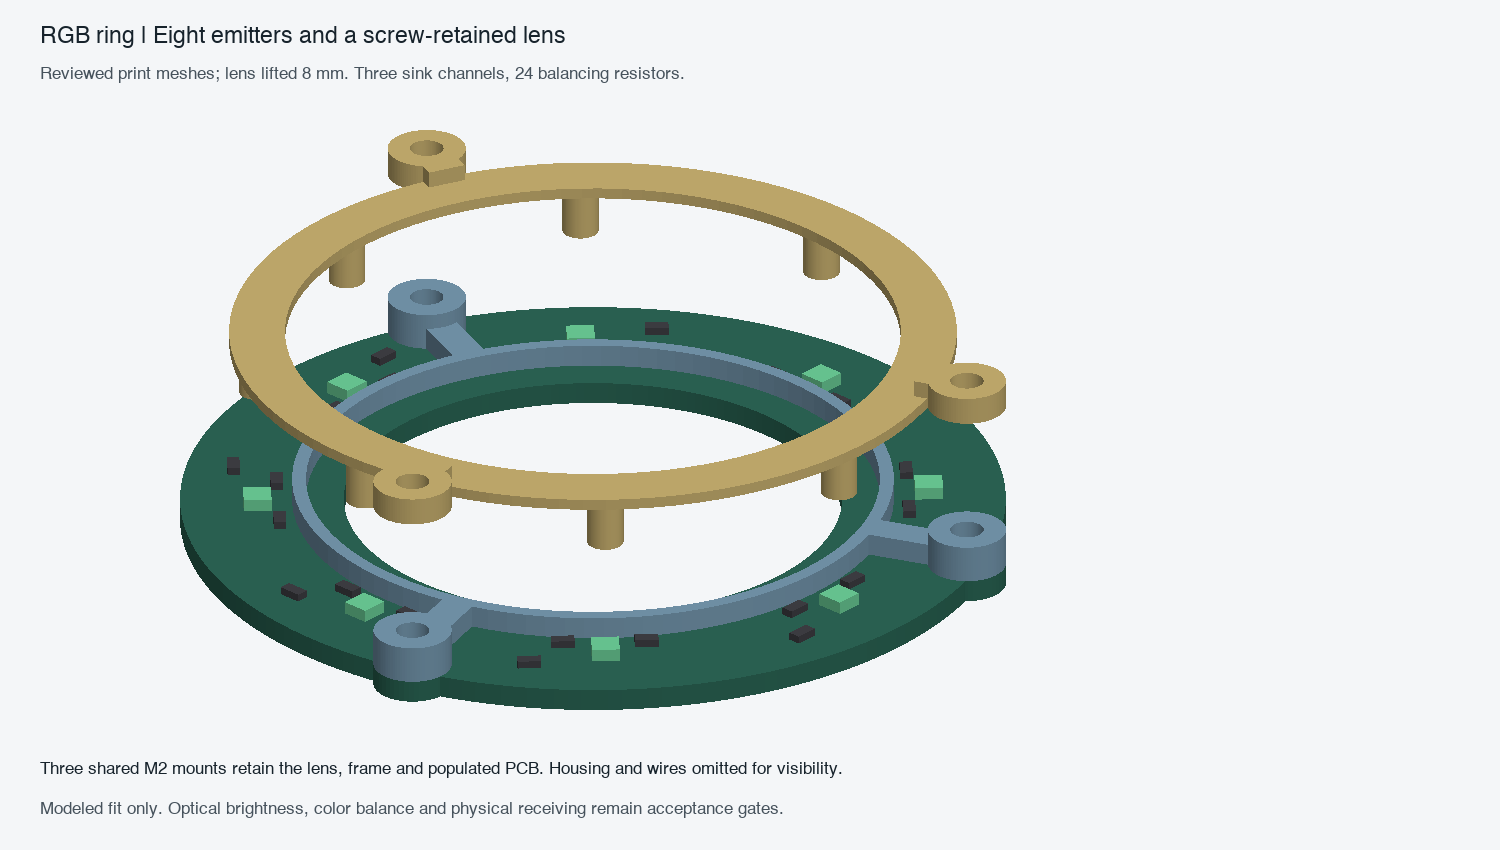

Reproduce this figure in Python.
"""Render exact reviewed STL facets with bounded component reference solids."""
from pathlib import Path
import numpy as np,trimesh
from PIL import Image,ImageDraw,ImageFont
R=Path(__file__).resolve().parent
img=Image.new('RGB',(1500,850),'#f4f6f8');d=ImageDraw.Draw(img)
f=ImageFont.truetype('/System/Library/Fonts/Helvetica.ttc',23);sm=ImageFont.truetype('/System/Library/Fonts/Helvetica.ttc',17)
cam=np.array([.65,-.7,.5]);cam/=np.linalg.norm(cam);right=np.cross([0,0,1],cam);right/=np.linalg.norm(right);up=np.cross(cam,right);basis=np.array([right,up,cam]).T

def render(items,vp):
 pts=np.concatenate([np.asarray(m.vertices)@basis for m,c in items]);lo,hi=pts.min(0),pts.max(0);scale=min(vp[2]/(hi[0]-lo[0]),vp[3]/(hi[1]-lo[1]));faces=[]
 for m,col in items:
  pts=np.asarray(m.vertices)@basis;pts[:,0]=vp[0]+(pts[:,0]-lo[0])*scale;pts[:,1]=vp[1]+(hi[1]-pts[:,1])*scale
  shade=.5+.5*np.maximum(0,m.face_normals@np.array([.5,-.2,.84]))
  for i,face in enumerate(m.faces):
   if m.face_normals[i]@cam>0:faces.append((pts[face,2].mean(),pts[face,:2],tuple(int(c*shade[i])for c in col)))
 pixels=np.array(img);depth=np.full((img.height,img.width),-np.inf)
 for m,col in items:
  pts=np.asarray(m.vertices)@basis;pts[:,0]=vp[0]+(pts[:,0]-lo[0])*scale;pts[:,1]=vp[1]+(hi[1]-pts[:,1])*scale
  shade=.5+.5*np.maximum(0,m.face_normals@np.array([.5,-.2,.84]))
  for i,face in enumerate(m.faces):
   if m.face_normals[i]@cam<=0:continue
   a,b,c=pts[face];den=(b[1]-c[1])*(a[0]-c[0])+(c[0]-b[0])*(a[1]-c[1])
   if abs(den)<1e-10:continue
   xmin=max(0,int(np.floor(min(a[0],b[0],c[0]))));xmax=min(img.width-1,int(np.ceil(max(a[0],b[0],c[0]))));ymin=max(0,int(np.floor(min(a[1],b[1],c[1]))));ymax=min(img.height-1,int(np.ceil(max(a[1],b[1],c[1]))))
   yy,xx=np.mgrid[ymin:ymax+1,xmin:xmax+1];xx=xx+.5;yy=yy+.5
   u=((b[1]-c[1])*(xx-c[0])+(c[0]-b[0])*(yy-c[1]))/den;v=((c[1]-a[1])*(xx-c[0])+(a[0]-c[0])*(yy-c[1]))/den;w=1-u-v;z=u*a[2]+v*b[2]+w*c[2]
   dep=depth[ymin:ymax+1,xmin:xmax+1];mask=(u>=-1e-8)&(v>=-1e-8)&(w>=-1e-8)&(z>dep);dep[mask]=z[mask];pixels[ymin:ymax+1,xmin:xmax+1][mask]=[int(cc*shade[i])for cc in col]
 img.paste(Image.fromarray(pixels))
def box(size,center):
 m=trimesh.creation.box(size);m.apply_translation(center);return m

import json
from shapely.geometry import Polygon
from shapely.ops import triangulate
def extrude(poly,height):
 ts=[t for t in triangulate(poly) if poly.covers(t.representative_point())];v=np.array([list(t.exterior.coords)[:3] for t in ts]).reshape((-1,2));return trimesh.creation.extrude_triangulation(v,np.arange(len(v)).reshape((-1,3)),height)

import json
from shapely.geometry import Point
frame=trimesh.load_mesh(R/'native-r6/ring_frame/ring_frame.stl');frame.apply_translation([-31.3,-31.3,40.9])
lens=trimesh.load_mesh(R/'native-r6/ring_lens/ring_lens.stl');lens.apply_translation([-31.3,-31.3,50])
outline=json.loads((R/'board-data.scad').read_text().split('=',1)[1].split(';',1)[0]);poly=Polygon(outline).difference(Point(0,0).buffer(17.8,quad_segs=48));board=extrude(poly,1.6);board.apply_translation([0,0,39.3]);items=[(frame,(120,155,178)),(board,(45,104,87)),(lens,(204,180,115))]
for p in json.loads((R/'contract.json').read_text())['parts']:
 size=[2,2,.9] if p['kind']=='led' else [.9,1.7,.55];m=box(size,[0,0,size[2]/2]);m.apply_transform(trimesh.transformations.rotation_matrix(np.radians(p['angle']),[0,0,1]));m.apply_translation([p['center'][0]-244,p['center'][1]-78,40.9]);items.append((m,(110,210,155) if p['kind']=='led' else (65,65,70)))
render(items,(180,130,1140,580));d=ImageDraw.Draw(img)
d.text((40,25),'RGB ring | Eight emitters and a screw-retained lens',font=f,fill='#17232c')
d.text((40,65),'Reviewed print meshes; lens lifted 8 mm. Three sink channels, 24 balancing resistors.',font=sm,fill='#46525c')
d.text((40,760),'Three shared M2 mounts retain the lens, frame and populated PCB. Housing and wires omitted for visibility.',font=sm,fill='#17232c')
d.text((40,800),'Modeled fit only. Optical brightness, color balance and physical receiving remain acceptance gates.',font=sm,fill='#46525c')
img.save(R/'preview.png')
